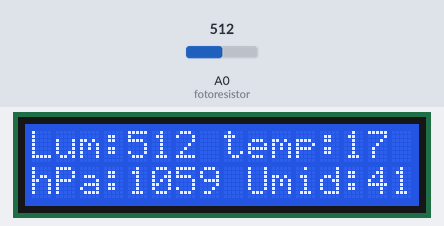
Recording of a sketch running on a simulated Arduino Uno, built with avr-gcc and run on an emulated ATmega328P. Parts: 16×2 character LCD. The test bench sets the inputs (shaded band); at power-on: A0 (fotoresistor) = 512. WiFi joins after 1.5 s; servers stay silent unless stated; random numbers use the default seed unless the sketch sets one; what the sketch prints to the serial monitor is not drawn.

Above: at 4.2 s.
4.3 s: A0 (fotoresistor) set to 988
At 5.1 s:
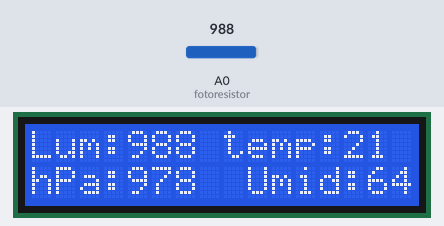
6.7 s: A0 (fotoresistor) set to 1015
At 7.3 s:
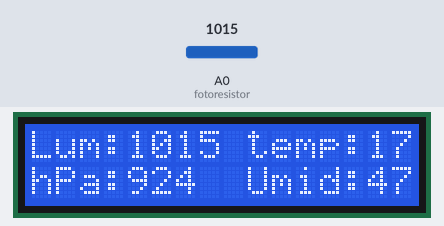
8.9 s: A0 (fotoresistor) set to 1023
At 9.4 s:
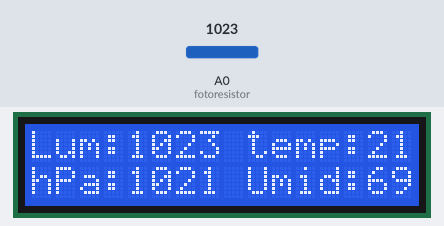
Timing chart, 0 to 11.9 s (numbered marks = the images above; inputs shaded):
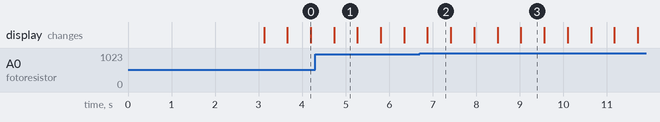

The sketch:

stazioneArduino.ino
```cpp
#include <SPI.h>
#include <Ethernet.h>
#include <EthernetUdp.h>
#include <Wire.h>
#include "LiquidCrystal_I2C-1.1.2/LiquidCrystal_I2C.h"
#define fotoresistor A0

// Enter a MAC address for your controller below.
// Newer Ethernet shields have a MAC address printed on a sticker on the shield
byte mac[] = {
  0x00, 0xAA, 0xBB, 0xCC, 0xDE, 0x02
};

//global var to prevent memory problems
unsigned long millisecOnTimeInit,millisecPassed,orePassed,minPassed,secPassed;
int packetSize,sizeOfTimePacket=15,light,temperat,umid,pres,randomN;
int dayNow,monthNow,yearNow,oraNow,minutiNow,secNow;
unsigned int localPort=9999,serverPort=9998;
EthernetUDP Udp;
char packetBuffer[UDP_TX_PACKET_MAX_SIZE];  // buffer to hold incoming packet,
IPAddress serverIp(192,168,8,7);
IPAddress myIp(192,168,8,214);
char ReplyBuffer[] = "ack";        // a string to send back
String nomeStazione="IT/Venice",day,month,year,ora,minuti,sec;
String toSend="";
boolean justUpdated=false;
LiquidCrystal_I2C lcd(0x27,16,2);  // set the LCD address to 0x27 for a 16 chars and 2 line display

void setup() {
  lcd.init();
  lcd.backlight();
  // You can use Ethernet.init(pin) to configure the CS pin
  //Ethernet.init(10);  // Most Arduino shields
  //Ethernet.init(5);   // MKR ETH shield
  //Ethernet.init(0);   // Teensy 2.0
  //Ethernet.init(20);  // Teensy++ 2.0
  //Ethernet.init(15);  // ESP8266 with Adafruit Featherwing Ethernet
  //Ethernet.init(33);  // ESP32 with Adafruit Featherwing Ethernet
  // Open serial communications and wait for port to open:
  Serial.begin(9600);
  while (!Serial) {
    ; // wait for serial port to connect. Needed for native USB port only
  }


  // print your local IP address:
  Serial.print("My IP address: ");
  Ethernet.begin(mac,myIp);
  Serial.println(Ethernet.localIP());
  // start UDP
  Udp.begin(localPort);
  //Udp.beginPacket(serverIp, serverPort);
  //Udp.write("New Arduino station");
  //Udp.endPacket();
  lcd.print("Lorenzo De Luca");
  lcd.setCursor(2,1);
  lcd.print("ArduWeather");
  delay(3000);
}


void loop() {
  randomSeed(millis());
  //read and send of the data to the server
  //gestione richieste
   packetSize = Udp.parsePacket();
  if (packetSize) {
    Serial.print("Received packet of size ");
    Serial.println(packetSize);
    Serial.print("From ");
    IPAddress remote = Udp.remoteIP();
    for (int i=0; i < 4; i++) {
      Serial.print(remote[i], DEC);
      if (i < 3) {
        Serial.print(".");
      }
    }
    Serial.print(", port ");
    Serial.println(Udp.remotePort());
    // read the packet into packetBufffer
    Udp.read(packetBuffer, UDP_TX_PACKET_MAX_SIZE);
    Serial.println("Contents:");
    Serial.println(packetBuffer);
    if(packetSize==sizeOfTimePacket||true){//tutti i pacchetti che il server java invia all'arduino sono per aggiornare l'ora
      justUpdated=true;
      //lettura ora formato gg:mm:aaaa:hh:mm:ss
      millisecOnTimeInit=millis();
      day=String(packetBuffer)[0];
      day[1]+=String(packetBuffer)[1];
      month=String(packetBuffer)[3];
      month+=String(packetBuffer)[4];
      year=String(packetBuffer)[6];
      year+=String(packetBuffer)[7];
      year+=String(packetBuffer)[8];
      year+=String(packetBuffer)[9];
      ora=String(packetBuffer)[11];
      ora+=String(packetBuffer)[12];
      minuti=String(packetBuffer)[14];
      minuti+=String(packetBuffer)[15];
      sec=String(packetBuffer)[17];
      sec+=String(packetBuffer)[18];
    }
    // send a reply to the IP address and port that sent us the packet we received(Acknowledge)
    //Udp.beginPacket(Udp.remoteIP(), Udp.remotePort());
    //Udp.write(ReplyBuffer);
    //Udp.endPacket();
  }
  //aggiornamento ora
  dayNow=day.toInt();
  monthNow=month.toInt();
  yearNow=year.toInt();
  oraNow=ora.toInt();
  minutiNow=minuti.toInt();
  secNow=sec.toInt();
  if(!justUpdated){
    millisecPassed=millis()-millisecOnTimeInit;
    secPassed=millisecPassed/1000;
    minPassed=secPassed/60;
    orePassed=minPassed/60;
    oraNow+=orePassed;oraNow%=60;
    minutiNow+=minPassed;minutiNow%=60;
    secNow+=secPassed;secNow%=60;
  }
  justUpdated=false;
  //composizione dati da inviare
  //formato:    NomeStazione;giorno;mese;anno;ora;minuti;sec;luminosità;temperatura;umidità;pressione
  toSend="";//"data://";
  toSend+=nomeStazione;toSend+=",";
  toSend+=dayNow;toSend+=",";
  toSend+=monthNow;toSend+=",";
  toSend+=yearNow;toSend+=",";
  toSend+=oraNow;toSend+=",";
  toSend+=minutiNow;toSend+=",";
  toSend+=secNow;toSend+=",";
  light=analogRead(fotoresistor);
  toSend+=light;toSend+=",";//luminosità
  temperat=random(5)+17;
  toSend+="19";toSend+=",";//temperatura
  umid=random(30)+40;
  toSend+="30";toSend+=",";//umidità
  pres=random(200)+900;
  toSend+="1000";//pressione
  lcd.clear();
  lcd.setCursor(0,0);
  lcd.print("Lum:");lcd.print(light);
  lcd.print(" temp:");lcd.print(temperat);
  lcd.setCursor(0,1);
  lcd.print("hPa:");lcd.print(pres);
  lcd.setCursor(8,1);
  lcd.print(" Umid:");lcd.print(umid);
  Serial.println(toSend);
  //invio dati
  if(1==1){//useless statement to limit the temp variable life area(to prevent the reallocation of the variable)
    char temp[toSend.length()+1];
    toSend.toCharArray(temp, toSend.length());
    Udp.beginPacket(serverIp,serverPort);
    Udp.write(temp);
    Udp.endPacket();
  }
  delay(500);
}
```

Measured:
- what the display in image 1 shows lasts 0.6 s, from 4.7 s to 5.3 s
